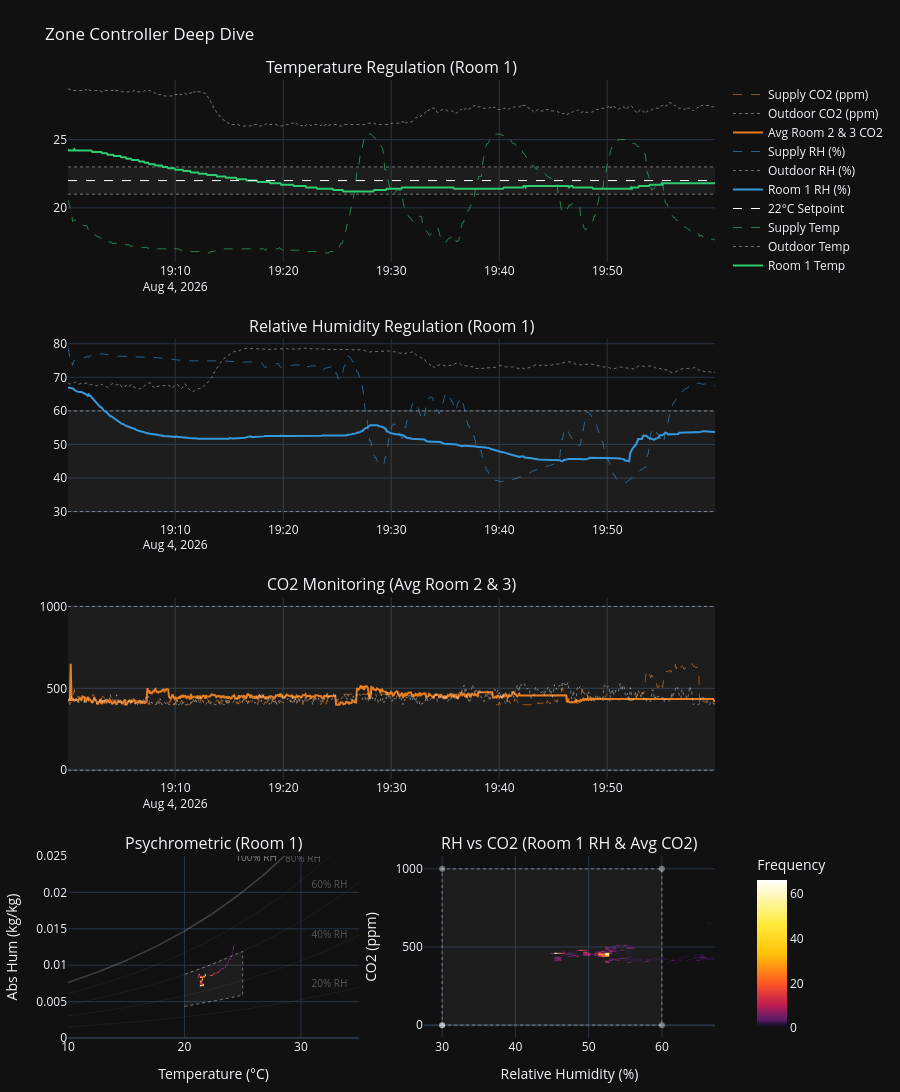

Write notebook code for a chart like this one.
### Code cell
# ==========================================
# View 1: Zone Controller Performance
# ==========================================
specs_v1 = [
    [{"type": "xy", "colspan": 2}, None], 
    [{"type": "xy", "colspan": 2}, None], 
    [{"type": "xy", "colspan": 2}, None],
    [{"type": "xy"}, {"type": "xy"}]
]
titles_v1 = [
    "Temperature Regulation (Room 1)",
    "Relative Humidity Regulation (Room 1)",
    "CO2 Monitoring (Avg Room 2 & 3)",
    "Psychrometric (Room 1)",
    "RH vs CO2 (Room 1 RH & Avg CO2)"
]

fig1 = make_subplots(rows=4, cols=2, subplot_titles=titles_v1, specs=specs_v1, vertical_spacing=0.08)

# Constant setpoint properties
T_SP = 22.0
T_MIN = T_SP - 1.0
T_MAX = T_SP + 1.0

time_arr = df['timestamp']

# 1.1 Temp (Room 1 vs Setpoint)
add_comfort_band(fig1, 1, 1, time_arr, T_MIN, T_MAX)
fig1.add_trace(go.Scatter(x=time_arr, y=df['room_1_t'], name="Room 1 Temp", line=dict(color=COLORS['Temp'], width=2)), row=1, col=1)
fig1.add_trace(go.Scatter(x=time_arr, y=df['outside_t'], name="Outdoor Temp", line=dict(color="rgba(255,255,255,0.4)", width=1, dash='dot')), row=1, col=1)
fig1.add_trace(go.Scatter(x=time_arr, y=df['supply_t'], name="Supply Temp", line=dict(color=hex_to_rgba(COLORS['Temp'], 0.6), width=1, dash='dash')), row=1, col=1)
fig1.add_trace(go.Scatter(x=time_arr, y=[T_SP]*len(time_arr), name="22°C Setpoint", line=dict(color="white", width=1, dash='dash')), row=1, col=1)

# 1.2 RH (Room 1 vs Comfort Band)
add_comfort_band(fig1, 2, 1, time_arr, 30, 60)
fig1.add_trace(go.Scatter(x=time_arr, y=df['room_1_h'], name="Room 1 RH (%)", line=dict(color=COLORS['Hum'], width=2)), row=2, col=1)
fig1.add_trace(go.Scatter(x=time_arr, y=df['outside_h'], name="Outdoor RH (%)", line=dict(color="rgba(255,255,255,0.4)", width=1, dash='dot')), row=2, col=1)
fig1.add_trace(go.Scatter(x=time_arr, y=df['supply_h'], name="Supply RH (%)", line=dict(color=hex_to_rgba(COLORS['Hum'], 0.6), width=1, dash='dash')), row=2, col=1)

# 1.3 CO2 (Avg 2 & 3 vs 1000ppm limit)
add_comfort_band(fig1, 3, 1, time_arr, 0, 1000)
fig1.add_trace(go.Scatter(x=time_arr, y=df['avg_co2'], name="Avg Room 2 & 3 CO2", line=dict(color=COLORS['CO2'], width=2)), row=3, col=1)
fig1.add_trace(go.Scatter(x=time_arr, y=df['outside_c'], name="Outdoor CO2 (ppm)", line=dict(color="rgba(255,255,255,0.4)", width=1, dash='dot')), row=3, col=1)
fig1.add_trace(go.Scatter(x=time_arr, y=df['supply_c'], name="Supply CO2 (ppm)", line=dict(color=hex_to_rgba(COLORS['CO2'], 0.6), width=1, dash='dash')), row=3, col=1)

# 1.4 Psychrometric (Room 1)
plasma_transparent = [
    [0.0, "rgba(0, 0, 0, 0)"],
    [0.001, "rgba(13, 8, 135, 0.0)"],
    [0.05, "rgba(156, 39, 176, 0.5)"],
    [0.15, "rgba(233, 30, 99, 0.8)"],
    [0.3, "rgba(255, 87, 34, 1)"],
    [0.5, "rgba(255, 193, 7, 1)"],
    [0.7, "rgba(255, 235, 59, 1)"],
    [1.0, "rgba(255, 255, 255, 1)"]
]

add_psychrometric_background(fig1, 4, 1)
add_psychrometric_comfort(fig1, 4, 1)
fig1.add_trace(go.Histogram2d(
    x=df['room_1_t'], y=df['room_1_w'],
    colorscale=plasma_transparent, showscale=False,
    nbinsx=60, nbinsy=60
), row=4, col=1)

# 1.5 RH vs CO2
add_rh_co2_comfort(fig1, 4, 2)
fig1.add_trace(go.Histogram2d(
    x=df['room_1_h'], y=df['avg_co2'],
    colorscale=plasma_transparent, showscale=True,
    colorbar=dict(title="Frequency", x=1.05, y=0.1, len=0.2),
    nbinsx=60, nbinsy=60
), row=4, col=2)

fig1.update_xaxes(range=[10, 35], title_text="Temperature (°C)", row=4, col=1)
fig1.update_yaxes(range=[0, 0.025], title_text="Abs Hum (kg/kg)", row=4, col=1)

fig1.update_xaxes(title_text="Relative Humidity (%)", row=4, col=2)
fig1.update_yaxes(title_text="CO2 (ppm)", row=4, col=2)

fig1.update_layout(
    height=1400, template="plotly_dark", title_text="Zone Controller Deep Dive",
    margin=dict(l=30, r=30, t=80, b=30),
)

fig1.show()

### Figure 1 — Plotly figure (JSON) as saved in the notebook; plotly's stock layout.template omitted (floating-point values rounded to 4 significant figures; data arrays with more than 128 entries replaced by an {"elided": "..."} marker saying what was removed)
{"data": [{"hoverinfo": "skip", "line": {"color": "rgba(255,255,255,0.4)", "dash": "dot", "width": 1}, "showlegend": false, "type": "scatter", "x": {"elided": "1434 str values"}, "xaxis": "x", "y": {"elided": "1434 int values"}, "yaxis": "y"}, {"fill": "tonexty", "fillcolor": "rgba(255,255,255,0.05)", "hoverinfo": "skip", "line": {"color": "rgba(255,255,255,0.4)", "dash": "dot", "width": 1}, "showlegend": false, "type": "scatter", "x": {"elided": "1434 str values"}, "xaxis": "x", "y": {"elided": "1434 int values"}, "yaxis": "y"}, {"line": {"color": "#2ecc71", "width": 2}, "name": "Room 1 Temp", "type": "scatter", "x": {"elided": "1434 str values"}, "xaxis": "x", "y": {"elided": "1434 float values"}, "yaxis": "y"}, {"line": {"color": "rgba(255,255,255,0.4)", "dash": "dot", "width": 1}, "name": "Outdoor Temp", "type": "scatter", "x": {"elided": "1434 str values"}, "xaxis": "x", "y": {"elided": "1434 float values"}, "yaxis": "y"}, {"line": {"color": "rgba(46, 204, 113, 0.6)", "dash": "dash", "width": 1}, "name": "Supply Temp", "type": "scatter", "x": {"elided": "1434 str values"}, "xaxis": "x", "y": {"elided": "1434 float values"}, "yaxis": "y"}, {"line": {"color": "white", "dash": "dash", "width": 1}, "name": "22°C Setpoint", "type": "scatter", "x": {"elided": "1434 str values"}, "xaxis": "x", "y": {"elided": "1434 int values"}, "yaxis": "y"}, {"hoverinfo": "skip", "line": {"color": "rgba(255,255,255,0.4)", "dash": "dot", "width": 1}, "showlegend": false, "type": "scatter", "x": {"elided": "1434 str values"}, "xaxis": "x2", "y": {"elided": "1434 int values"}, "yaxis": "y2"}, {"fill": "tonexty", "fillcolor": "rgba(255,255,255,0.05)", "hoverinfo": "skip", "line": {"color": "rgba(255,255,255,0.4)", "dash": "dot", "width": 1}, "showlegend": false, "type": "scatter", "x": {"elided": "1434 str values"}, "xaxis": "x2", "y": {"elided": "1434 int values"}, "yaxis": "y2"}, {"line": {"color": "#3498db", "width": 2}, "name": "Room 1 RH (%)", "type": "scatter", "x": {"elided": "1434 str values"}, "xaxis": "x2", "y": {"elided": "1434 float values"}, "yaxis": "y2"}, {"line": {"color": "rgba(255,255,255,0.4)", "dash": "dot", "width": 1}, "name": "Outdoor RH (%)", "type": "scatter", "x": {"elided": "1434 str values"}, "xaxis": "x2", "y": {"elided": "1434 float values"}, "yaxis": "y2"}, {"line": {"color": "rgba(52, 152, 219, 0.6)", "dash": "dash", "width": 1}, "name": "Supply RH (%)", "type": "scatter", "x": {"elided": "1434 str values"}, "xaxis": "x2", "y": {"elided": "1434 float values"}, "yaxis": "y2"}, {"hoverinfo": "skip", "line": {"color": "rgba(255,255,255,0.4)", "dash": "dot", "width": 1}, "showlegend": false, "type": "scatter", "x": {"elided": "1434 str values"}, "xaxis": "x3", "y": {"elided": "1434 int values"}, "yaxis": "y3"}, {"fill": "tonexty", "fillcolor": "rgba(255,255,255,0.05)", "hoverinfo": "skip", "line": {"color": "rgba(255,255,255,0.4)", "dash": "dot", "width": 1}, "showlegend": false, "type": "scatter", "x": {"elided": "1434 str values"}, "xaxis": "x3", "y": {"elided": "1434 int values"}, "yaxis": "y3"}, {"line": {"color": "#e67e22", "width": 2}, "name": "Avg Room 2 & 3 CO2", "type": "scatter", "x": {"elided": "1434 str values"}, "xaxis": "x3", "y": {"elided": "1434 float values"}, "yaxis": "y3"}, {"line": {"color": "rgba(255,255,255,0.4)", "dash": "dot", "width": 1}, "name": "Outdoor CO2 (ppm)", "type": "scatter", "x": {"elided": "1434 str values"}, "xaxis": "x3", "y": {"elided": "1434 float values"}, "yaxis": "y3"}, {"line": {"color": "rgba(230, 126, 34, 0.6)", "dash": "dash", "width": 1}, "name": "Supply CO2 (ppm)", "type": "scatter", "x": {"elided": "1434 str values"}, "xaxis": "x3", "y": {"elided": "1434 float values"}, "yaxis": "y3"}, {"hoverinfo": "skip", "line": {"color": "rgba(255, 255, 255, 0.05)", "width": 1}, "mode": "lines", "showlegend": false, "type": "scatter", "x": [10.0, 10.25, 10.51, 10.76, 11.01, 11.26, 11.52, 11.77, 12.02, 12.27, 12.53, 12.78, 13.03, 13.28, 13.54, 13.79, 14.04, 14.29, 14.55, 14.8, 15.05, 15.3, 15.56, 15.81, 16.06, 16.31, 16.57, 16.82, 17.07, 17.32, 17.58, 17.83, 18.08, 18.33, 18.59, 18.84, 19.09, 19.34, 19.6, 19.85, 20.1, 20.35, 20.61, 20.86, 21.11, 21.36, 21.62, 21.87, 22.12, 22.37, 22.63, 22.88, 23.13, 23.38, 23.64, 23.89, 24.14, 24.39, 24.65, 24.9, 25.15, 25.4, 25.66, 25.91, 26.16, 26.41, 26.67, 26.92, 27.17, 27.42, 27.68, 27.93, 28.18, 28.43, 28.69, 28.94, 29.19, 29.44, 29.7, 29.95, 30.2, 30.45, 30.71, 30.96, 31.21, 31.46, 31.72, 31.97, 32.22, 32.47, 32.73, 32.98, 33.23, 33.48, 33.74, 33.99, 34.24, 34.49, 34.75, 35.0], "xaxis": "x4", "y": [0.001511, 0.001537, 0.001563, 0.00159, 0.001617, 0.001644, 0.001672, 0.0017, 0.001729, 0.001758, 0.001788, 0.001818, 0.001848, 0.001879, 0.00191, 0.001942, 0.001974, 0.002007, 0.00204, 0.002073, 0.002108, 0.002142, 0.002177, 0.002213, 0.002249, 0.002286, 0.002323, 0.002361, 0.002399, 0.002438, 0.002477, 0.002517, 0.002557, 0.002598, 0.00264, 0.002682, 0.002725, 0.002768, 0.002812, 0.002857, 0.002902, 0.002948, 0.002995, 0.003042, 0.003089, 0.003138, 0.003187, 0.003237, 0.003287, 0.003338, 0.00339, 0.003443, 0.003496, 0.00355, 0.003605, 0.00366, 0.003717, 0.003774, 0.003831, 0.00389, 0.003949, 0.004009, 0.00407, 0.004132, 0.004195, 0.004258, 0.004322, 0.004387, 0.004453, 0.00452, 0.004588, 0.004656, 0.004726, 0.004796, 0.004867, 0.004939, 0.005013, 0.005087, 0.005162, 0.005238, 0.005315, 0.005393, 0.005472, 0.005552, 0.005633, 0.005715, 0.005798, 0.005883, 0.005968, 0.006054, 0.006142, 0.00623, 0.00632, 0.006411, 0.006503, 0.006596, 0.00669, 0.006786, 0.006882, 0.00698], "yaxis": "y4"}, {"hoverinfo": "skip", "mode": "text", "showlegend": false, "text": ["20% RH"], "textfont": {"color": "rgba(255, 255, 255, 0.3)", "size": 10}, "textposition": "top left", "type": "scatter", "x": [33.99], "xaxis": "x4", "y": [0.006596], "yaxis": "y4"}, {"hoverinfo": "skip", "line": {"color": "rgba(255, 255, 255, 0.05)", "width": 1}, "mode": "lines", "showlegend": false, "type": "scatter", "x": [10.0, 10.25, 10.51, 10.76, 11.01, 11.26, 11.52, 11.77, 12.02, 12.27, 12.53, 12.78, 13.03, 13.28, 13.54, 13.79, 14.04, 14.29, 14.55, 14.8, 15.05, 15.3, 15.56, 15.81, 16.06, 16.31, 16.57, 16.82, 17.07, 17.32, 17.58, 17.83, 18.08, 18.33, 18.59, 18.84, 19.09, 19.34, 19.6, 19.85, 20.1, 20.35, 20.61, 20.86, 21.11, 21.36, 21.62, 21.87, 22.12, 22.37, 22.63, 22.88, 23.13, 23.38, 23.64, 23.89, 24.14, 24.39, 24.65, 24.9, 25.15, 25.4, 25.66, 25.91, 26.16, 26.41, 26.67, 26.92, 27.17, 27.42, 27.68, 27.93, 28.18, 28.43, 28.69, 28.94, 29.19, 29.44, 29.7, 29.95, 30.2, 30.45, 30.71, 30.96, 31.21, 31.46, 31.72, 31.97, 32.22, 32.47, 32.73, 32.98, 33.23, 33.48, 33.74, 33.99, 34.24, 34.49, 34.75, 35.0], "xaxis": "x4", "y": [0.00303, 0.003082, 0.003134, 0.003188, 0.003242, 0.003297, 0.003353, 0.00341, 0.003468, 0.003526, 0.003585, 0.003646, 0.003707, 0.003769, 0.003832, 0.003896, 0.003961, 0.004026, 0.004093, 0.004161, 0.004229, 0.004299, 0.00437, 0.004442, 0.004514, 0.004588, 0.004663, 0.004739, 0.004816, 0.004894, 0.004974, 0.005054, 0.005136, 0.005219, 0.005302, 0.005388, 0.005474, 0.005561, 0.00565, 0.00574, 0.005832, 0.005924, 0.006018, 0.006113, 0.00621, 0.006308, 0.006407, 0.006507, 0.006609, 0.006713, 0.006818, 0.006924, 0.007032, 0.007141, 0.007252, 0.007364, 0.007478, 0.007593, 0.00771, 0.007829, 0.007949, 0.008071, 0.008194, 0.008319, 0.008446, 0.008574, 0.008705, 0.008837, 0.00897, 0.009106, 0.009243, 0.009382, 0.009524, 0.009666, 0.009811, 0.009958, 0.01011, 0.01026, 0.01041, 0.01056, 0.01072, 0.01088, 0.01104, 0.0112, 0.01137, 0.01154, 0.01171, 0.01188, 0.01205, 0.01223, 0.01241, 0.01259, 0.01277, 0.01296, 0.01314, 0.01333, 0.01353, 0.01372, 0.01392, 0.01412], "yaxis": "y4"}, {"hoverinfo": "skip", "mode": "text", "showlegend": false, "text": ["40% RH"], "textfont": {"color": "rgba(255, 255, 255, 0.3)", "size": 10}, "textposition": "top left", "type": "scatter", "x": [33.99], "xaxis": "x4", "y": [0.01333], "yaxis": "y4"}, {"hoverinfo": "skip", "line": {"color": "rgba(255, 255, 255, 0.05)", "width": 1}, "mode": "lines", "showlegend": false, "type": "scatter", "x": [10.0, 10.25, 10.51, 10.76, 11.01, 11.26, 11.52, 11.77, 12.02, 12.27, 12.53, 12.78, 13.03, 13.28, 13.54, 13.79, 14.04, 14.29, 14.55, 14.8, 15.05, 15.3, 15.56, 15.81, 16.06, 16.31, 16.57, 16.82, 17.07, 17.32, 17.58, 17.83, 18.08, 18.33, 18.59, 18.84, 19.09, 19.34, 19.6, 19.85, 20.1, 20.35, 20.61, 20.86, 21.11, 21.36, 21.62, 21.87, 22.12, 22.37, 22.63, 22.88, 23.13, 23.38, 23.64, 23.89, 24.14, 24.39, 24.65, 24.9, 25.15, 25.4, 25.66, 25.91, 26.16, 26.41, 26.67, 26.92, 27.17, 27.42, 27.68, 27.93, 28.18, 28.43, 28.69, 28.94, 29.19, 29.44, 29.7, 29.95, 30.2, 30.45, 30.71, 30.96, 31.21, 31.46, 31.72, 31.97, 32.22, 32.47, 32.73, 32.98, 33.23, 33.48, 33.74, 33.99, 34.24, 34.49, 34.75, 35.0], "xaxis": "x4", "y": [0.004556, 0.004634, 0.004713, 0.004794, 0.004876, 0.004959, 0.005043, 0.005129, 0.005216, 0.005304, 0.005394, 0.005485, 0.005577, 0.005671, 0.005766, 0.005862, 0.00596, 0.006059, 0.00616, 0.006262, 0.006366, 0.006471, 0.006578, 0.006686, 0.006796, 0.006908, 0.007021, 0.007136, 0.007252, 0.007371, 0.007491, 0.007612, 0.007736, 0.007861, 0.007988, 0.008116, 0.008247, 0.00838, 0.008514, 0.00865, 0.008789, 0.008929, 0.009071, 0.009215, 0.009361, 0.00951, 0.00966, 0.009813, 0.009967, 0.01012, 0.01028, 0.01044, 0.01061, 0.01077, 0.01094, 0.01111, 0.01128, 0.01146, 0.01164, 0.01182, 0.012, 0.01219, 0.01237, 0.01256, 0.01276, 0.01295, 0.01315, 0.01335, 0.01355, 0.01376, 0.01397, 0.01418, 0.0144, 0.01461, 0.01483, 0.01506, 0.01528, 0.01551, 0.01575, 0.01598, 0.01622, 0.01646, 0.01671, 0.01696, 0.01721, 0.01747, 0.01773, 0.01799, 0.01825, 0.01852, 0.0188, 0.01907, 0.01935, 0.01964, 0.01993, 0.02022, 0.02051, 0.02081, 0.02111, 0.02142], "yaxis": "y4"}, {"hoverinfo": "skip", "mode": "text", "showlegend": false, "text": ["60% RH"], "textfont": {"color": "rgba(255, 255, 255, 0.3)", "size": 10}, "textposition": "top left", "type": "scatter", "x": [33.99], "xaxis": "x4", "y": [0.02022], "yaxis": "y4"}, {"hoverinfo": "skip", "line": {"color": "rgba(255, 255, 255, 0.05)", "width": 1}, "mode": "lines", "showlegend": false, "type": "scatter", "x": [10.0, 10.25, 10.51, 10.76, 11.01, 11.26, 11.52, 11.77, 12.02, 12.27, 12.53, 12.78, 13.03, 13.28, 13.54, 13.79, 14.04, 14.29, 14.55, 14.8, 15.05, 15.3, 15.56, 15.81, 16.06, 16.31, 16.57, 16.82, 17.07, 17.32, 17.58, 17.83, 18.08, 18.33, 18.59, 18.84, 19.09, 19.34, 19.6, 19.85, 20.1, 20.35, 20.61, 20.86, 21.11, 21.36, 21.62, 21.87, 22.12, 22.37, 22.63, 22.88, 23.13, 23.38, 23.64, 23.89, 24.14, 24.39, 24.65, 24.9, 25.15, 25.4, 25.66, 25.91, 26.16, 26.41, 26.67, 26.92, 27.17, 27.42, 27.68, 27.93, 28.18, 28.43, 28.69, 28.94, 29.19, 29.44, 29.7, 29.95, 30.2, 30.45, 30.71, 30.96, 31.21, 31.46, 31.72, 31.97, 32.22, 32.47, 32.73, 32.98, 33.23, 33.48, 33.74, 33.99, 34.24, 34.49, 34.75, 35.0], "xaxis": "x4", "y": [0.006089, 0.006194, 0.006301, 0.006409, 0.006518, 0.00663, 0.006743, 0.006858, 0.006974, 0.007092, 0.007213, 0.007334, 0.007458, 0.007584, 0.007711, 0.007841, 0.007972, 0.008105, 0.00824, 0.008378, 0.008517, 0.008658, 0.008802, 0.008947, 0.009095, 0.009245, 0.009397, 0.009551, 0.009708, 0.009866, 0.01003, 0.01019, 0.01036, 0.01053, 0.0107, 0.01087, 0.01104, 0.01122, 0.0114, 0.01159, 0.01177, 0.01196, 0.01215, 0.01235, 0.01254, 0.01274, 0.01295, 0.01315, 0.01336, 0.01357, 0.01379, 0.014, 0.01422, 0.01445, 0.01467, 0.0149, 0.01514, 0.01537, 0.01561, 0.01586, 0.0161, 0.01635, 0.01661, 0.01686, 0.01712, 0.01739, 0.01766, 0.01793, 0.0182, 0.01848, 0.01877, 0.01905, 0.01934, 0.01964, 0.01994, 0.02024, 0.02055, 0.02086, 0.02117, 0.02149, 0.02182, 0.02215, 0.02248, 0.02282, 0.02316, 0.02351, 0.02386, 0.02422, 0.02458, 0.02495, 0.02532, 0.02569, 0.02607, 0.02646, 0.02685, 0.02725, 0.02765, 0.02806, 0.02848, 0.02889], "yaxis": "y4"}, {"hoverinfo": "skip", "mode": "text", "showlegend": false, "text": ["80% RH"], "textfont": {"color": "rgba(255, 255, 255, 0.3)", "size": 10}, "textposition": "top left", "type": "scatter", "x": [31.72], "xaxis": "x4", "y": [0.02386], "yaxis": "y4"}, {"hoverinfo": "skip", "line": {"color": "rgba(255, 255, 255, 0.2)", "width": 1.5}, "mode": "lines", "showlegend": false, "type": "scatter", "x": [10.0, 10.25, 10.51, 10.76, 11.01, 11.26, 11.52, 11.77, 12.02, 12.27, 12.53, 12.78, 13.03, 13.28, 13.54, 13.79, 14.04, 14.29, 14.55, 14.8, 15.05, 15.3, 15.56, 15.81, 16.06, 16.31, 16.57, 16.82, 17.07, 17.32, 17.58, 17.83, 18.08, 18.33, 18.59, 18.84, 19.09, 19.34, 19.6, 19.85, 20.1, 20.35, 20.61, 20.86, 21.11, 21.36, 21.62, 21.87, 22.12, 22.37, 22.63, 22.88, 23.13, 23.38, 23.64, 23.89, 24.14, 24.39, 24.65, 24.9, 25.15, 25.4, 25.66, 25.91, 26.16, 26.41, 26.67, 26.92, 27.17, 27.42, 27.68, 27.93, 28.18, 28.43, 28.69, 28.94, 29.19, 29.44, 29.7, 29.95, 30.2, 30.45, 30.71, 30.96, 31.21, 31.46, 31.72, 31.97, 32.22, 32.47, 32.73, 32.98, 33.23, 33.48, 33.74, 33.99, 34.24, 34.49, 34.75, 35.0], "xaxis": "x4", "y": [0.00763, 0.007762, 0.007896, 0.008031, 0.008169, 0.008309, 0.008451, 0.008596, 0.008742, 0.008891, 0.009042, 0.009195, 0.009351, 0.009509, 0.009669, 0.009832, 0.009997, 0.01016, 0.01033, 0.01051, 0.01068, 0.01086, 0.01104, 0.01122, 0.01141, 0.0116, 0.01179, 0.01198, 0.01218, 0.01238, 0.01259, 0.01279, 0.013, 0.01321, 0.01343, 0.01365, 0.01387, 0.01409, 0.01432, 0.01455, 0.01479, 0.01502, 0.01527, 0.01551, 0.01576, 0.01601, 0.01627, 0.01653, 0.01679, 0.01706, 0.01733, 0.0176, 0.01788, 0.01817, 0.01845, 0.01874, 0.01904, 0.01934, 0.01964, 0.01995, 0.02026, 0.02058, 0.0209, 0.02122, 0.02155, 0.02189, 0.02223, 0.02257, 0.02292, 0.02328, 0.02364, 0.024, 0.02437, 0.02474, 0.02512, 0.02551, 0.0259, 0.02629, 0.0267, 0.0271, 0.02751, 0.02793, 0.02836, 0.02879, 0.02922, 0.02967, 0.03011, 0.03057, 0.03103, 0.0315, 0.03197, 0.03245, 0.03294, 0.03343, 0.03393, 0.03444, 0.03496, 0.03548, 0.03601, 0.03654], "yaxis": "y4"}, {"hoverinfo": "skip", "mode": "text", "showlegend": false, "text": ["100% RH"], "textfont": {"color": "rgba(255, 255, 255, 0.5)", "size": 10}, "textposition": "top left", "type": "scatter", "x": [27.93], "xaxis": "x4", "y": [0.024], "yaxis": "y4"}, {"fill": "toself", "fillcolor": "rgba(255,255,255,0.05)", "hoverinfo": "skip", "line": {"color": "rgba(255,255,255,0.4)", "dash": "dot", "width": 1}, "showlegend": false, "type": "scatter", "x": [20.0, 20.1, 20.2, 20.31, 20.41, 20.51, 20.61, 20.71, 20.82, 20.92, 21.02, 21.12, 21.22, 21.33, 21.43, 21.53, 21.63, 21.73, 21.84, 21.94, 22.04, 22.14, 22.24, 22.35, 22.45, 22.55, 22.65, 22.76, 22.86, 22.96, 23.06, 23.16, 23.27, 23.37, 23.47, 23.57, 23.67, 23.78, 23.88, 23.98, 24.08, 24.18, 24.29, 24.39, 24.49, 24.59, 24.69, 24.8, 24.9, 25.0, 25.0, 24.9, 24.8, 24.69, 24.59, 24.49, 24.39, 24.29, 24.18, 24.08, 23.98, 23.88, 23.78, 23.67, 23.57, 23.47, 23.37, 23.27, 23.16, 23.06, 22.96, 22.86, 22.76, 22.65, 22.55, 22.45, 22.35, 22.24, 22.14, 22.04, 21.94, 21.84, 21.73, 21.63, 21.53, 21.43, 21.33, 21.22, 21.12, 21.02, 20.92, 20.82, 20.71, 20.61, 20.51, 20.41, 20.31, 20.2, 20.1, 20.0], "xaxis": "x4", "y": [0.004336, 0.004364, 0.004392, 0.004419, 0.004448, 0.004476, 0.004504, 0.004533, 0.004562, 0.004591, 0.00462, 0.004649, 0.004678, 0.004708, 0.004738, 0.004768, 0.004798, 0.004828, 0.004858, 0.004889, 0.00492, 0.004951, 0.004982, 0.005013, 0.005044, 0.005076, 0.005108, 0.00514, 0.005172, 0.005204, 0.005237, 0.005269, 0.005302, 0.005335, 0.005368, 0.005402, 0.005435, 0.005469, 0.005503, 0.005537, 0.005571, 0.005606, 0.005641, 0.005676, 0.005711, 0.005746, 0.005781, 0.005817, 0.005853, 0.005889, 0.01189, 0.01182, 0.01174, 0.01167, 0.0116, 0.01153, 0.01146, 0.01138, 0.01131, 0.01124, 0.01117, 0.0111, 0.01104, 0.01097, 0.0109, 0.01083, 0.01076, 0.0107, 0.01063, 0.01056, 0.0105, 0.01043, 0.01036, 0.0103, 0.01024, 0.01017, 0.01011, 0.01004, 0.009981, 0.009918, 0.009855, 0.009793, 0.009731, 0.00967, 0.009609, 0.009548, 0.009488, 0.009428, 0.009368, 0.009309, 0.00925, 0.009191, 0.009132, 0.009074, 0.009017, 0.008959, 0.008902, 0.008845, 0.008789, 0.008733], "yaxis": "y4"}, {"colorscale": [[0, "rgba(0, 0, 0, 0)"], [0.001, "rgba(13, 8, 135, 0.0)"], [0.05, "rgba(156, 39, 176, 0.5)"], [0.15, "rgba(233, 30, 99, 0.8)"], [0.3, "rgba(255, 87, 34, 1)"], [0.5, "rgba(255, 193, 7, 1)"], [0.7, "rgba(255, 235, 59, 1)"], [1, "rgba(255, 255, 255, 1)"]], "nbinsx": 60, "nbinsy": 60, "showscale": false, "type": "histogram2d", "x": {"elided": "1434 float values"}, "xaxis": "x4", "y": {"elided": "1434 float values"}, "yaxis": "y4"}, {"fill": "toself", "fillcolor": "rgba(255,255,255,0.05)", "hoverinfo": "skip", "line": {"color": "rgba(255,255,255,0.4)", "dash": "dot", "width": 1}, "showlegend": false, "type": "scatter", "x": [30, 60, 60, 30, 30], "xaxis": "x5", "y": [0, 0, 1000, 1000, 0], "yaxis": "y5"}, {"colorbar": {"len": 0.2, "title": {"text": "Frequency"}, "x": 1.05, "y": 0.1}, "colorscale": [[0, "rgba(0, 0, 0, 0)"], [0.001, "rgba(13, 8, 135, 0.0)"], [0.05, "rgba(156, 39, 176, 0.5)"], [0.15, "rgba(233, 30, 99, 0.8)"], [0.3, "rgba(255, 87, 34, 1)"], [0.5, "rgba(255, 193, 7, 1)"], [0.7, "rgba(255, 235, 59, 1)"], [1, "rgba(255, 255, 255, 1)"]], "nbinsx": 60, "nbinsy": 60, "showscale": true, "type": "histogram2d", "x": {"elided": "1434 float values"}, "xaxis": "x5", "y": {"elided": "1434 float values"}, "yaxis": "y5"}], "layout": {"annotations": [{"font": {"size": 16}, "showarrow": false, "text": "Temperature Regulation (Room 1)", "x": 0.5, "xanchor": "center", "xref": "paper", "y": 1, "yanchor": "bottom", "yref": "paper"}, {"font": {"size": 16}, "showarrow": false, "text": "Relative Humidity Regulation (Room 1)", "x": 0.5, "xanchor": "center", "xref": "paper", "y": 0.73, "yanchor": "bottom", "yref": "paper"}, {"font": {"size": 16}, "showarrow": false, "text": "CO2 Monitoring (Avg Room 2 & 3)", "x": 0.5, "xanchor": "center", "xref": "paper", "y": 0.46, "yanchor": "bottom", "yref": "paper"}, {"font": {"size": 16}, "showarrow": false, "text": "Psychrometric (Room 1)", "x": 0.225, "xanchor": "center", "xref": "paper", "y": 0.19, "yanchor": "bottom", "yref": "paper"}, {"font": {"size": 16}, "showarrow": false, "text": "RH vs CO2 (Room 1 RH & Avg CO2)", "x": 0.775, "xanchor": "center", "xref": "paper", "y": 0.19, "yanchor": "bottom", "yref": "paper"}], "height": 1400, "margin": {"b": 30, "l": 30, "r": 30, "t": 80}, "title": {"text": "Zone Controller Deep Dive"}, "xaxis": {"anchor": "y", "domain": [0, 1]}, "xaxis2": {"anchor": "y2", "domain": [0, 1]}, "xaxis3": {"anchor": "y3", "domain": [0, 1]}, "xaxis4": {"anchor": "y4", "domain": [0, 0.45], "range": [10, 35], "title": {"text": "Temperature (°C)"}}, "xaxis5": {"anchor": "y5", "domain": [0.55, 1], "title": {"text": "Relative Humidity (%)"}}, "yaxis": {"anchor": "x", "domain": [0.81, 1]}, "yaxis2": {"anchor": "x2", "domain": [0.54, 0.73]}, "yaxis3": {"anchor": "x3", "domain": [0.27, 0.46]}, "yaxis4": {"anchor": "x4", "domain": [0, 0.19], "range": [0, 0.025], "title": {"text": "Abs Hum (kg/kg)"}}, "yaxis5": {"anchor": "x5", "domain": [0, 0.19], "title": {"text": "CO2 (ppm)"}}}}
